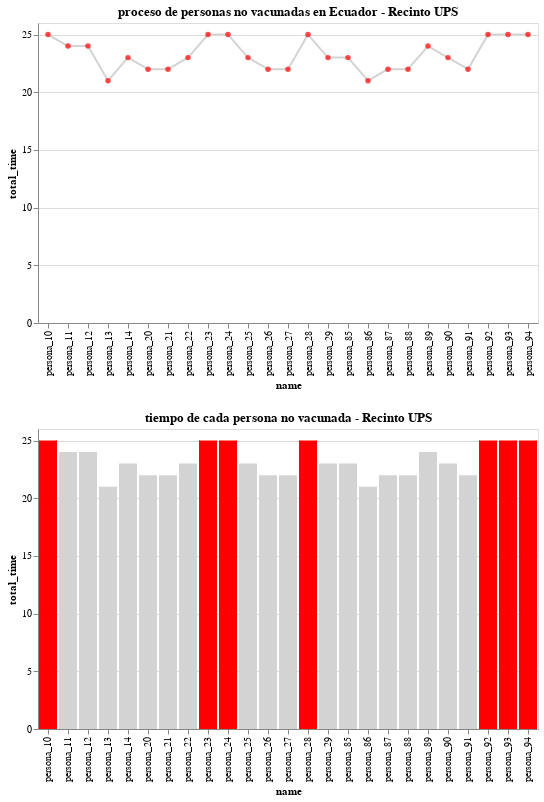

Notebook cell for this chart:
### Code cell
(alt.Chart(df_data_simulation[df_data_simulation['result']==0]).mark_trail(color='lightgrey').encode(
    x=alt.X('name',sort=alt.EncodingSortField(field="id", op="count", order='ascending')),
    y='total_time'
)+alt.Chart(df_data_simulation[df_data_simulation['result']==0]).mark_circle(color='red').encode(
    x=alt.X('name',sort=alt.EncodingSortField(field="id", op="count", order='ascending')),
    y='total_time'
).properties(title='proceso de personas no vacunadas en Ecuador - Recinto UPS'
))&alt.Chart(df_data_simulation[df_data_simulation['result']==0]).mark_bar().encode(
    x=alt.X('name',sort=alt.EncodingSortField(field="id", op="count", order='ascending')),
    y='total_time',
    color=alt.condition(
            alt.datum.total_time == max(df_data_simulation[df_data_simulation['result']==0]['total_time']),
            alt.value('red'),    
            alt.value('lightgrey')
            )
).properties(title='tiempo de cada persona no vacunada - Recinto UPS')

### Figure 1 — Vega-Lite specification as saved in the notebook (floating-point values rounded to 4 significant figures)
{"config": {"view": {"continuousWidth": 400, "continuousHeight": 300}}, "vconcat": [{"layer": [{"data": {"name": "data-82a062a246851483e218c7ba9a13e9a4"}, "mark": {"type": "trail", "color": "lightgrey"}, "encoding": {"x": {"type": "nominal", "field": "name", "sort": {"field": "id", "op": "count", "order": "ascending"}}, "y": {"type": "quantitative", "field": "total_time"}}}, {"data": {"name": "data-82a062a246851483e218c7ba9a13e9a4"}, "mark": {"type": "circle", "color": "red"}, "encoding": {"x": {"type": "nominal", "field": "name", "sort": {"field": "id", "op": "count", "order": "ascending"}}, "y": {"type": "quantitative", "field": "total_time"}}, "title": "proceso de personas no vacunadas en Ecuador - Recinto UPS"}]}, {"data": {"name": "data-82a062a246851483e218c7ba9a13e9a4"}, "mark": "bar", "encoding": {"color": {"condition": {"value": "red", "test": "(datum.total_time === 25)"}, "value": "lightgrey"}, "x": {"type": "nominal", "field": "name", "sort": {"field": "id", "op": "count", "order": "ascending"}}, "y": {"type": "quantitative", "field": "total_time"}}, "title": "tiempo de cada persona no vacunada - Recinto UPS"}], "$schema": "https://vega.github.io/schema/vega-lite/v4.8.1.json", "datasets": {"data-82a062a246851483e218c7ba9a13e9a4": [{"id": 10, "name": "persona_10", "exam": 20, "data": 0, "vaccine": 0, "certificate": 0, "exit": 5, "wait": 26, "result": 0, "total_time": 25}, {"id": 11, "name": "persona_11", "exam": 20, "data": 0, "vaccine": 0, "certificate": 0, "exit": 4, "wait": 21, "result": 0, "total_time": 24}, {"id": 12, "name": "persona_12", "exam": 20, "data": 0, "vaccine": 0, "certificate": 0, "exit": 4, "wait": 18, "result": 0, "total_time": 24}, {"id": 13, "name": "persona_13", "exam": 20, "data": 0, "vaccine": 0, "certificate": 0, "exit": 1, "wait": 13, "result": 0, "total_time": 21}, {"id": 14, "name": "persona_14", "exam": 20, "data": 0, "vaccine": 0, "certificate": 0, "exit": 3, "wait": 8, "result": 0, "total_time": 23}, {"id": 20, "name": "persona_20", "exam": 20, "data": 0, "vaccine": 0, "certificate": 0, "exit": 2, "wait": 25, "result": 0, "total_time": 22}, {"id": 21, "name": "persona_21", "exam": 20, "data": 0, "vaccine": 0, "certificate": 0, "exit": 2, "wait": 22, "result": 0, "total_time": 22}, {"id": 22, "name": "persona_22", "exam": 20, "data": 0, "vaccine": 0, "certificate": 0, "exit": 3, "wait": 17, "result": 0, "total_time": 23}, {"id": 23, "name": "persona_23", "exam": 20, "data": 0, "vaccine": 0, "certificate": 0, "exit": 5, "wait": 14, "result": 0, "total_time": 25}, {"id": 24, "name": "persona_24", "exam": 20, "data": 0, "vaccine": 0, "certificate": 0, "exit": 5, "wait": 9, "result": 0, "total_time": 25}, {"id": 25, "name": "persona_25", "exam": 20, "data": 0, "vaccine": 0, "certificate": 0, "exit": 3, "wait": 24, "result": 0, "total_time": 23}, {"id": 26, "name": "persona_26", "exam": 20, "data": 0, "vaccine": 0, "certificate": 0, "exit": 2, "wait": 21, "result": 0, "total_time": 22}, {"id": 27, "name": "persona_27", "exam": 20, "data": 0, "vaccine": 0, "certificate": 0, "exit": 2, "wait": 16, "result": 0, "total_time": 22}, {"id": 28, "name": "persona_28", "exam": 20, "data": 0, "vaccine": 0, "certificate": 0, "exit": 5, "wait": 13, "result": 0, "total_time": 25}, {"id": 29, "name": "persona_29", "exam": 20, "data": 0, "vaccine": 0, "certificate": 0, "exit": 3, "wait": 9, "result": 0, "total_time": 23}, {"id": 85, "name": "persona_85", "exam": 20, "data": 0, "vaccine": 0, "certificate": 0, "exit": 3, "wait": 26, "result": 0, "total_time": 23}, {"id": 86, "name": "persona_86", "exam": 20, "data": 0, "vaccine": 0, "certificate": 0, "exit": 1, "wait": 23, "result": 0, "total_time": 21}, {"id": 87, "name": "persona_87", "exam": 20, "data": 0, "vaccine": 0, "certificate": 0, "exit": 2, "wait": 19, "result": 0, "total_time": 22}, {"id": 88, "name": "persona_88", "exam": 20, "data": 0, "vaccine": 0, "certificate": 0, "exit": 2, "wait": 15, "result": 0, "total_time": 22}, {"id": 89, "name": "persona_89", "exam": 20, "data": 0, "vaccine": 0, "certificate": 0, "exit": 4, "wait": 10, "result": 0, "total_time": 24}, {"id": 90, "name": "persona_90", "exam": 20, "data": 0, "vaccine": 0, "certificate": 0, "exit": 3, "wait": 27, "result": 0, "total_time": 23}, {"id": 91, "name": "persona_91", "exam": 20, "data": 0, "vaccine": 0, "certificate": 0, "exit": 2, "wait": 22, "result": 0, "total_time": 22}, {"id": 92, "name": "persona_92", "exam": 20, "data": 0, "vaccine": 0, "certificate": 0, "exit": 5, "wait": 19, "result": 0, "total_time": 25}, {"id": 93, "name": "persona_93", "exam": 20, "data": 0, "vaccine": 0, "certificate": 0, "exit": 5, "wait": 15, "result": 0, "total_time": 25}, {"id": 94, "name": "persona_94", "exam": 20, "data": 0, "vaccine": 0, "certificate": 0, "exit": 5, "wait": 11, "result": 0, "total_time": 25}]}}
